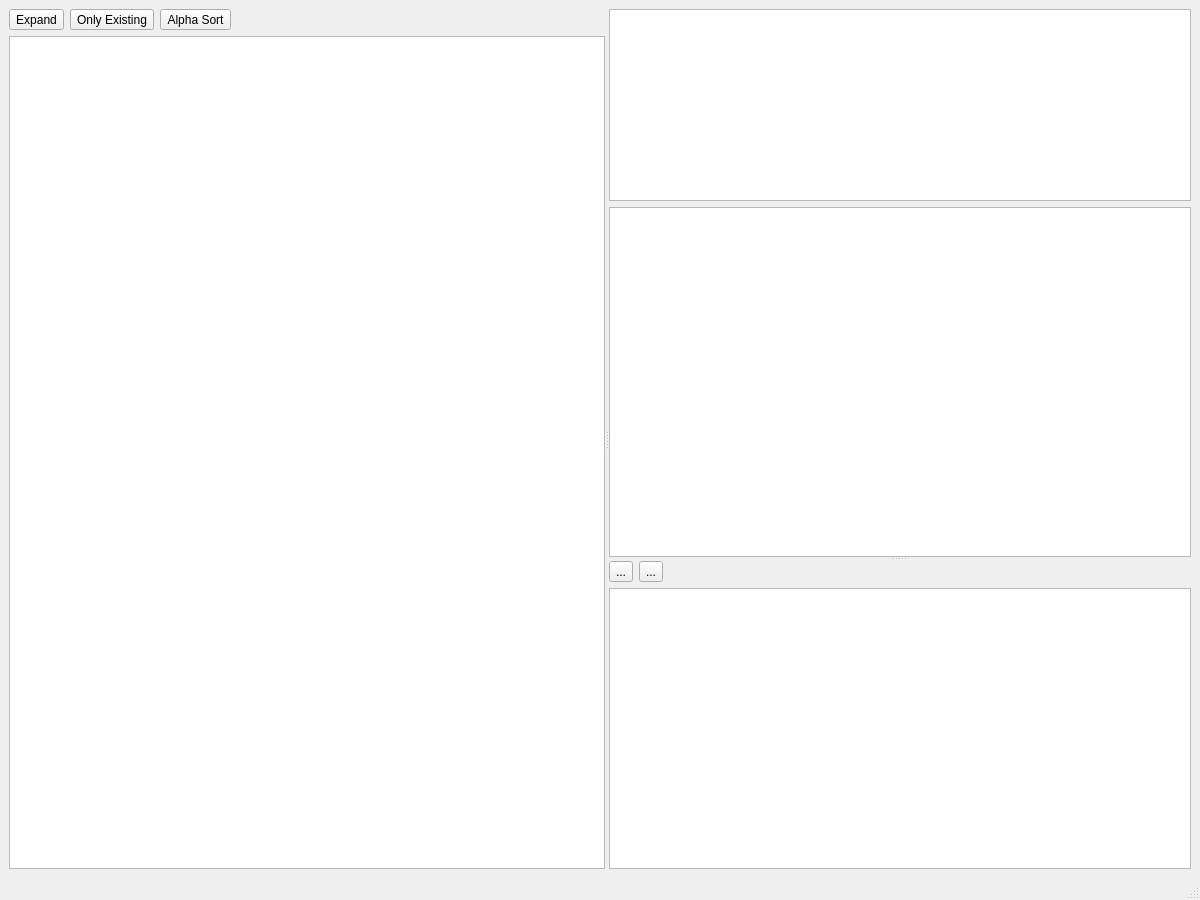
<?xml version="1.0" encoding="UTF-8"?>
<ui version="4.0">
 <class>MainWindow</class>
 <widget class="QMainWindow" name="MainWindow">
  <property name="geometry">
   <rect>
    <x>0</x>
    <y>0</y>
    <width>1200</width>
    <height>900</height>
   </rect>
  </property>
  <property name="windowTitle">
   <string>MainWindow</string>
  </property>
  <widget class="QWidget" name="centralwidget">
   <layout class="QVBoxLayout" name="verticalLayout_4">
    <item>
     <widget class="QSplitter" name="splitter_3">
      <property name="orientation">
       <enum>Qt::Horizontal</enum>
      </property>
      <widget class="QWidget" name="verticalLayoutWidget_2">
       <layout class="QVBoxLayout" name="verticalLayout_2">
        <item>
         <layout class="QHBoxLayout" name="horizontalLayout">
          <item>
           <widget class="QToolButton" name="expand_button">
            <property name="text">
             <string>Expand</string>
            </property>
            <property name="checkable">
             <bool>true</bool>
            </property>
           </widget>
          </item>
          <item>
           <widget class="QToolButton" name="only_existing_button">
            <property name="text">
             <string>Only Existing</string>
            </property>
            <property name="checkable">
             <bool>true</bool>
            </property>
           </widget>
          </item>
          <item>
           <widget class="QToolButton" name="alpha_sort_button">
            <property name="text">
             <string>Alpha Sort</string>
            </property>
            <property name="checkable">
             <bool>true</bool>
            </property>
           </widget>
          </item>
          <item>
           <spacer name="horizontalSpacer">
            <property name="orientation">
             <enum>Qt::Horizontal</enum>
            </property>
            <property name="sizeHint" stdset="0">
             <size>
              <width>40</width>
              <height>20</height>
             </size>
            </property>
           </spacer>
          </item>
         </layout>
        </item>
        <item>
         <widget class="QTreeWidget" name="class_tree">
          <property name="indentation">
           <number>14</number>
          </property>
          <property name="sortingEnabled">
           <bool>false</bool>
          </property>
          <attribute name="headerVisible">
           <bool>false</bool>
          </attribute>
          <column>
           <property name="text">
            <string>Objects</string>
           </property>
          </column>
         </widget>
        </item>
       </layout>
      </widget>
      <widget class="QSplitter" name="splitter_2">
       <property name="orientation">
        <enum>Qt::Vertical</enum>
       </property>
       <widget class="QSplitter" name="splitter">
        <property name="orientation">
         <enum>Qt::Vertical</enum>
        </property>
        <widget class="QWidget" name="verticalLayoutWidget">
         <layout class="QVBoxLayout" name="verticalLayout" stretch="0,1">
          <item>
           <widget class="QTextEdit" name="object_description">
            <property name="sizePolicy">
             <sizepolicy hsizetype="Expanding" vsizetype="Minimum">
              <horstretch>0</horstretch>
              <verstretch>0</verstretch>
             </sizepolicy>
            </property>
           </widget>
          </item>
          <item>
           <widget class="QTextEdit" name="object_structure"/>
          </item>
         </layout>
        </widget>
       </widget>
       <widget class="QWidget" name="verticalLayoutWidget_3">
        <layout class="QVBoxLayout" name="verticalLayout_3">
         <item>
          <layout class="QHBoxLayout" name="horizontalLayout_2">
           <item>
            <widget class="QToolButton" name="toolButton_2">
             <property name="text">
              <string>...</string>
             </property>
            </widget>
           </item>
           <item>
            <widget class="QToolButton" name="toolButton">
             <property name="text">
              <string>...</string>
             </property>
            </widget>
           </item>
           <item>
            <spacer name="horizontalSpacer_3">
             <property name="orientation">
              <enum>Qt::Horizontal</enum>
             </property>
             <property name="sizeHint" stdset="0">
              <size>
               <width>40</width>
               <height>20</height>
              </size>
             </property>
            </spacer>
           </item>
          </layout>
         </item>
         <item>
          <widget class="QTableView" name="tableView">
           <attribute name="horizontalHeaderDefaultSectionSize">
            <number>1</number>
           </attribute>
           <attribute name="horizontalHeaderShowSortIndicator" stdset="0">
            <bool>true</bool>
           </attribute>
           <attribute name="verticalHeaderDefaultSectionSize">
            <number>1</number>
           </attribute>
          </widget>
         </item>
        </layout>
       </widget>
      </widget>
     </widget>
    </item>
   </layout>
  </widget>
  <widget class="QMenuBar" name="menubar">
   <property name="geometry">
    <rect>
     <x>0</x>
     <y>0</y>
     <width>1200</width>
     <height>25</height>
    </rect>
   </property>
  </widget>
  <widget class="QStatusBar" name="statusbar"/>
 </widget>
 <resources/>
 <connections/>
</ui>
